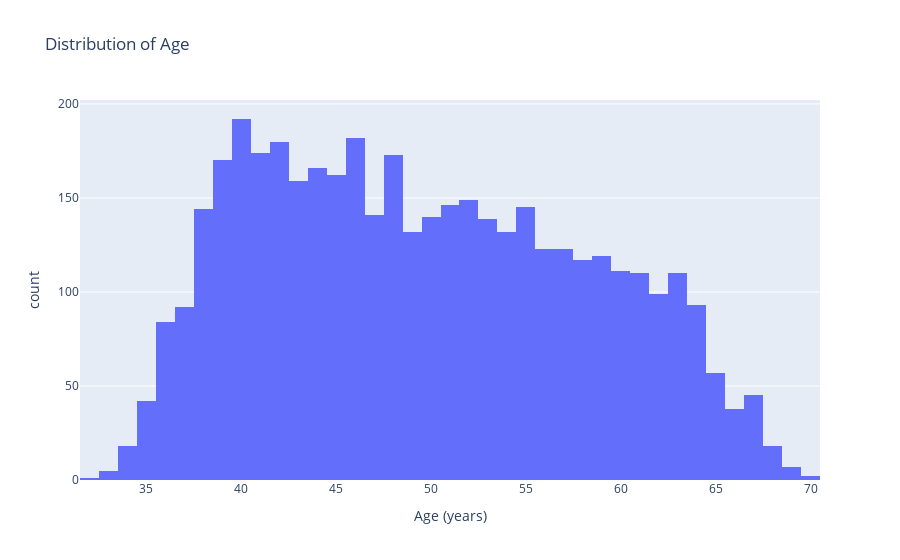

The notebook cell saved with this chart:
### Code cell
histogram = px.histogram(
    df,
    x='age',  
    title='Distribution of Age',
    labels={'age': 'Age (years)'},
    color_discrete_sequence=['#636EFA'],  
)

histogram.show()

### Figure 1 — Plotly figure (JSON) as saved in the notebook; plotly's stock layout.template omitted (floating-point values rounded to 4 significant figures; data arrays with more than 128 entries replaced by an {"elided": "..."} marker saying what was removed)
{"data": [{"alignmentgroup": "True", "bingroup": "x", "hovertemplate": "Age (years)=%{x}<br>count=%{y}<extra></extra>", "legendgroup": "", "marker": {"color": "#636EFA", "pattern": {"shape": ""}}, "name": "", "offsetgroup": "", "orientation": "v", "showlegend": false, "type": "histogram", "x": {"elided": "4240 int values"}, "xaxis": "x", "yaxis": "y"}], "layout": {"barmode": "relative", "legend": {"tracegroupgap": 0}, "title": {"text": "Distribution of Age"}, "xaxis": {"anchor": "y", "domain": [0, 1], "title": {"text": "Age (years)"}}, "yaxis": {"anchor": "x", "domain": [0, 1], "title": {"text": "count"}}}}
